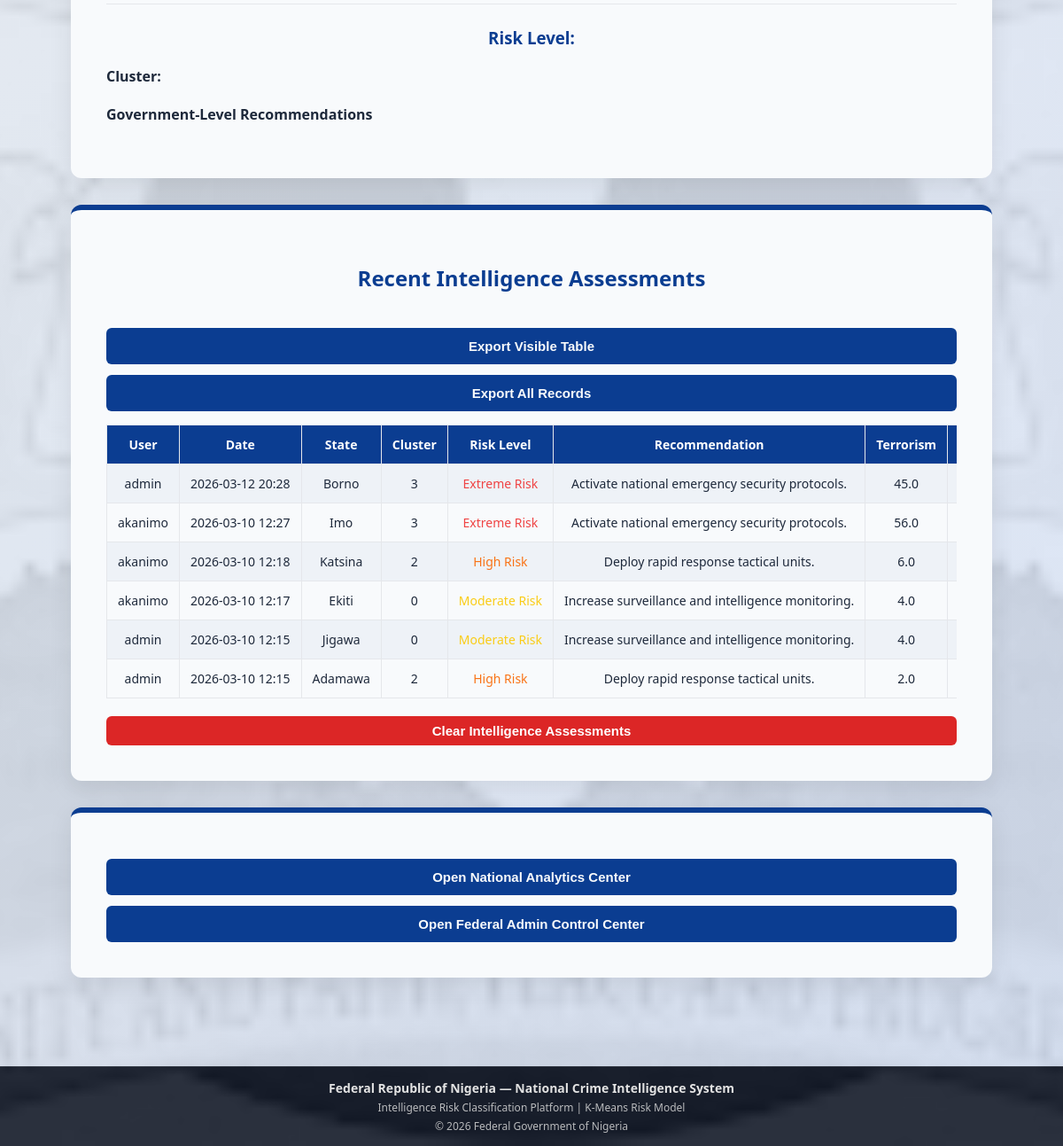
Before: /dashboard (signed in, lower part) with the older database file.
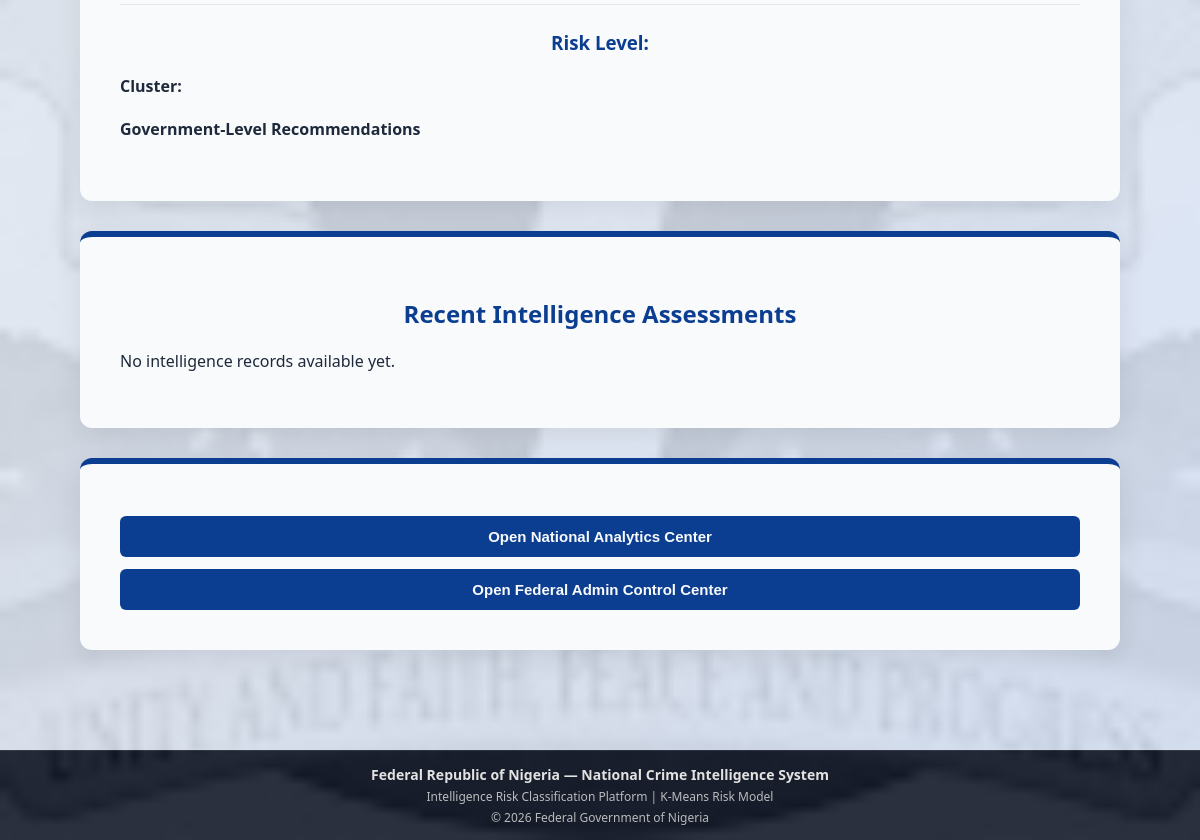
After: the same page with the newer database file.
### models.py (models this page shows)
class Prediction(Base):
    __tablename__ = "predictions"
    id = Column(Integer, primary_key=True, index=True)
    state = Column(String)
    Terrorism = Column(Float)
    Banditry = Column(Float)
    Murder = Column(Float)
    Armed_Robbery = Column(Float)
    Kidnapping = Column(Float)
    Other = Column(Float)
    cluster = Column(Integer)
    risk_level = Column(String)
    recommendation = Column(String, nullable=True)
    created_at = Column(DateTime, default=datetime.utcnow)
    user_id = Column(Integer, ForeignKey("users.id"))
    user = relationship("User", back_populates="predictions")

class User(Base):
    __tablename__ = "users"
    id = Column(Integer, primary_key=True, index=True)
    username = Column(String, unique=True, nullable=False)
    email = Column(String, unique=True, nullable=False)
    hashed_password = Column(String, nullable=False)
    role = Column(String, default="analyst")
    failed_attempts = Column(Integer, default=0)
    lock_until = Column(DateTime, nullable=True)
    reset_token = Column(String, nullable=True)
    reset_expiry = Column(DateTime, nullable=True)
    predictions = relationship("Prediction", back_populates="user")

### main.py (the view)
@app.get("/dashboard")
def dashboard(
    request: Request,
    msg: str = None,
    user: models.User = Depends(get_current_user),
    db: Session = Depends(get_db)
):
    if user.role == "admin":
        history = (
        db.query(models.Prediction)
        .order_by(models.Prediction.created_at.desc())
        .all()
    )
    else:
        history = (
        db.query(models.Prediction)
        .filter(models.Prediction.user_id == user.id)
        .order_by(models.Prediction.created_at.desc())
        .all()
    )
    data = pd.read_csv("NIGERIA_2023_CRIME_WITH_CLUSTERS.csv")
    all_states = sorted(data["State"].unique().tolist())
    notification = None
    if msg == "cleared":
        notification = "All intelligence assessments have been cleared successfully."
    elif msg == "not_admin":
        notification = "Only administrators can clear intelligence assessments."
    return templates.TemplateResponse(
        "dashboard.html",
        {
            "request": request,
            "user": user,
            "history": history,
            "all_states": all_states,
            "notification": notification
        }
    )

### templates/dashboard.html (shortened to what this page needs)
<!DOCTYPE html>
<html>
<head>
    <link rel="stylesheet" href="/static/style.css">
</head>
<body>
<div class="container">
    <div class="card">
    {% if prediction is not none %}
<hr>
<h3>Risk Level: {{ risk_level }}</h3>
<p><strong>Cluster:</strong> {{ prediction }}</p>
<h4>Government-Level Recommendations</h4>
{% endif %}
</div>
    <div class="card">
       <h2>Recent Intelligence Assessments</h2>
        {% if history %}
          <div class="table-actions">
            <button onclick="exportTableToCSV()">
               Export Visible Table
            </button>
            {% if user.role == "admin" %}
    <a href="/export-csv">
            <button>Export All Records</button>
    </a>
    {% endif %}
</div>
        <table id="intelligenceTable">
            <tr>
                <th>User</th>
                <th>Date</th>
                <th>State</th>
                <th>Cluster</th>
                <th>Risk Level</th>
                <th>Recommendation</th>
                <th>Terrorism</th>
                <th>Banditry</th>
            </tr>
            {% for record in history %}
            <tr>
                <td>{{ record.user.username }}</td>
                <td>{{ record.created_at.strftime("%Y-%m-%d %H:%M") }}</td>
                <td>{{ record.state }}</td>
                <td>{{ record.cluster }}</td>
                <td>
                    {% if record.risk_level == "Low Risk" %}
                        <span style="color:#22c55e;">{{ record.risk_level }}</span>
                    {% elif record.risk_level == "Moderate Risk" %}
                        <span style="color:#facc15;">{{ record.risk_level }}</span>
                    {% elif record.risk_level == "High Risk" %}
                        <span style="color:#f97316;">{{ record.risk_level }}</span>
                    {% elif record.risk_level == "Extreme Risk" %}
                        <span style="color:#ef4444;">{{ record.risk_level }}</span>
                    {% else %}
                        {{ record.risk_level }}
                    {% endif %}
                </td>
                <td>{{ record.recommendation }}</td>
                <td>{{ record.Terrorism }}</td>
                <td>{{ record.Banditry }}</td>
            </tr>
            {% endfor %}
        </table>
        <form method="post" action="/clear-history">
    <button class="danger-btn">Clear Intelligence Assessments</button>
</form>
    {% else %}
        <p>No intelligence records available yet.</p>
    {% endif %}
</div>
    <div class="card">
        <a href="/analytics">
            <button>Open National Analytics Center</button>
        </a>
        {% if user.role == "admin" %}
        <a href="/admin">
            <button>Open Federal Admin Control Center</button>
        </a>
        {% endif %}
    </div>
</div>
{% include "footer.html" %}
</body>
</html>

Changed rows visible on the page:
removed Prediction: user.username "admin", created_at "2026-03-12 20:28", state "Borno", cluster "3", risk_level "Extreme Risk", recommendation "Activate national emergency security protocols.", Terrorism "45.0"
removed Prediction: user.username "akanimo", created_at "2026-03-10 12:27", state "Imo", cluster "3", risk_level "Extreme Risk", recommendation "Activate national emergency security protocols.", Terrorism "56.0"
removed Prediction: user.username "akanimo", created_at "2026-03-10 12:18", state "Katsina", cluster "2", risk_level "High Risk", recommendation "Deploy rapid response tactical units.", Terrorism "6.0"
removed Prediction: user.username "akanimo", created_at "2026-03-10 12:17", state "Ekiti", cluster "0", risk_level "Moderate Risk", recommendation "Increase surveillance and intelligence monitoring.", Terrorism "4.0"
removed Prediction: user.username "admin", created_at "2026-03-10 12:15", state "Jigawa", cluster "0", risk_level "Moderate Risk", recommendation "Increase surveillance and intelligence monitoring.", Terrorism "4.0"
removed Prediction: user.username "admin", created_at "2026-03-10 12:15", state "Adamawa", cluster "2", risk_level "High Risk", recommendation "Deploy rapid response tactical units.", Terrorism "2.0"
Other visible differences:
text no longer shown: "Export Visible Table Export All Records User Date State Cluster Risk Level Recommendation Terrorism Clear Intelligence Assessments"
text now shown: "No intelligence records available yet."
